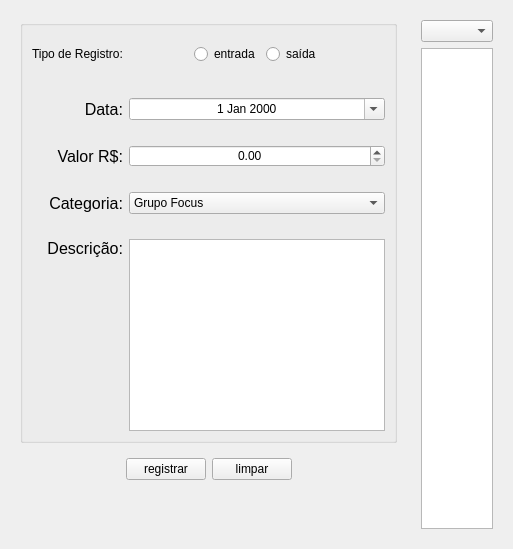
                     <widget class="QWidget" name="tab_registros_4">
                      <attribute name="title">
                       <string>Registros</string>
                      </attribute>
                      <layout class="QGridLayout" name="gridLayout_11">
                       <item row="1" column="1">
                        <widget class="QWidget" name="widget_8" native="true">
                         <layout class="QVBoxLayout" name="verticalLayout_4">
                          <item>
                           <widget class="QComboBox" name="reg_mes_filtro"/>
                          </item>
                          <item>
                           <widget class="QTableWidget" name="reg_table">
                            <property name="sizeAdjustPolicy">
                             <enum>QAbstractScrollArea::AdjustToContentsOnFirstShow</enum>
                            </property>
                           </widget>
                          </item>
                         </layout>
                        </widget>
                       </item>
                       <item row="1" column="0">
                        <widget class="QWidget" name="widget_entradas" native="true">
                         <property name="maximumSize">
                          <size>
                           <width>530</width>
                           <height>16777215</height>
                          </size>
                         </property>
                         <layout class="QVBoxLayout" name="verticalLayout_8">
                          <item>
                           <widget class="QGroupBox" name="groupBox">
                            <property name="styleSheet">
                             <string notr="true"/>
                            </property>
                            <property name="title">
                             <string/>
                            </property>
                            <layout class="QGridLayout" name="gridLayout_8">
                             <property name="verticalSpacing">
                              <number>25</number>
                             </property>
                             <item row="3" column="0">
                              <widget class="QLabel" name="label_valor">
                               <property name="font">
                                <font>
                                 <family>Yu Gothic UI</family>
                                 <pointsize>12</pointsize>
                                </font>
                               </property>
                               <property name="text">
                                <string>Valor R$:</string>
                               </property>
                               <property name="alignment">
                                <set>Qt::AlignRight|Qt::AlignTrailing|Qt::AlignVCenter</set>
                               </property>
                              </widget>
                             </item>
                             <item row="2" column="0">
                              <widget class="QLabel" name="label_data">
                               <property name="font">
                                <font>
                                 <family>Yu Gothic UI</family>
                                 <pointsize>12</pointsize>
                                </font>
                               </property>
                               <property name="styleSheet">
                                <string notr="true"/>
                               </property>
                               <property name="text">
                                <string>Data:</string>
                               </property>
                               <property name="alignment">
                                <set>Qt::AlignRight|Qt::AlignTrailing|Qt::AlignVCenter</set>
                               </property>
                              </widget>
                             </item>
                             <item row="4" column="0">
                              <widget class="QLabel" name="label_categoria">
                               <property name="font">
                                <font>
                                 <family>Yu Gothic UI</family>
                                 <pointsize>12</pointsize>
                                </font>
                               </property>
                               <property name="text">
                                <string>Categoria:</string>
                               </property>
                               <property name="alignment">
                                <set>Qt::AlignRight|Qt::AlignTrailing|Qt::AlignVCenter</set>
                               </property>
                              </widget>
                             </item>
                             <item row="2" column="1">
                              <widget class="QDateEdit" name="reg_data">
                               <property name="styleSheet">
                                <string notr="true">QDateEdit:hover {
	background-color: #e5e5e5;
}</string>
                               </property>
                               <property name="alignment">
                                <set>Qt::AlignCenter</set>
                               </property>
                               <property name="calendarPopup">
                                <bool>true</bool>
                               </property>
                              </widget>
                             </item>
                             <item row="3" column="1">
                              <widget class="QDoubleSpinBox" name="reg_valor">
                               <property name="sizePolicy">
                                <sizepolicy hsizetype="Preferred" vsizetype="Preferred">
                                 <horstretch>0</horstretch>
                                 <verstretch>0</verstretch>
                                </sizepolicy>
                               </property>
                               <property name="styleSheet">
                                <string notr="true">QDoubleSpinBox:hover {
	background-color: #e5e5e5;
}</string>
                               </property>
                               <property name="alignment">
                                <set>Qt::AlignCenter</set>
                               </property>
                               <property name="decimals">
                                <number>2</number>
                               </property>
                               <property name="maximum">
                                <double>999999.989999999990687</double>
                               </property>
                              </widget>
                             </item>
                             <item row="4" column="1">
                              <widget class="QComboBox" name="reg_categoria">
                               <property name="sizePolicy">
                                <sizepolicy hsizetype="Preferred" vsizetype="Preferred">
                                 <horstretch>0</horstretch>
                                 <verstretch>0</verstretch>
                                </sizepolicy>
                               </property>
                               <property name="styleSheet">
                                <string notr="true"/>
                               </property>
                               <property name="sizeAdjustPolicy">
                                <enum>QComboBox::AdjustToContentsOnFirstShow</enum>
                               </property>
                               <item>
                                <property name="text">
                                 <string>Grupo Focus</string>
                                </property>
                               </item>
                               <item>
                                <property name="text">
                                 <string>Outros</string>
                                </property>
                               </item>
                              </widget>
                             </item>
                             <item row="5" column="0">
                              <widget class="QLabel" name="label_descricao">
                               <property name="font">
                                <font>
                                 <family>Yu Gothic UI</family>
                                 <pointsize>12</pointsize>
                                </font>
                               </property>
                               <property name="text">
                                <string>Descrição:</string>
                               </property>
                               <property name="alignment">
                                <set>Qt::AlignRight|Qt::AlignTop|Qt::AlignTrailing</set>
                               </property>
                              </widget>
                             </item>
                             <item row="5" column="1">
                              <widget class="QTextEdit" name="reg_descricao">
                               <property name="styleSheet">
                                <string notr="true"/>
                               </property>
                               <property name="html">
                                <string>&lt;!DOCTYPE HTML PUBLIC &quot;-//W3C//DTD HTML 4.0//EN&quot; &quot;http://www.w3.org/TR/REC-html40/strict.dtd&quot;&gt;
&lt;html&gt;&lt;head&gt;&lt;meta name=&quot;qrichtext&quot; content=&quot;1&quot; /&gt;&lt;style type=&quot;text/css&quot;&gt;
p, li { white-space: pre-wrap; }
&lt;/style&gt;&lt;/head&gt;&lt;body style=&quot; font-family:'MS Shell Dlg 2'; font-size:8.25pt; font-weight:400; font-style:normal;&quot;&gt;
&lt;p style=&quot;-qt-paragraph-type:empty; margin-top:0px; margin-bottom:0px; margin-left:0px; margin-right:0px; -qt-block-indent:0; text-indent:0px;&quot;&gt;&lt;br /&gt;&lt;/p&gt;&lt;/body&gt;&lt;/html&gt;</string>
                               </property>
                              </widget>
                             </item>
                             <item row="0" column="1">
                              <widget class="QWidget" name="widget_7" native="true">
                               <layout class="QHBoxLayout" name="horizontalLayout">
                                <item>
                                 <spacer name="horizontalSpacer_5">
                                  <property name="orientation">
                                   <enum>Qt::Horizontal</enum>
                                  </property>
                                  <property name="sizeHint" stdset="0">
                                   <size>
                                    <width>40</width>
                                    <height>20</height>
                                   </size>
                                  </property>
                                 </spacer>
                                </item>
                                <item>
                                 <widget class="QRadioButton" name="reg_btn_entrada">
                                  <property name="text">
                                   <string>entrada</string>
                                  </property>
                                 </widget>
                                </item>
                                <item>
                                 <widget class="QRadioButton" name="reg_btn_saida">
                                  <property name="text">
                                   <string>saída</string>
                                  </property>
                                 </widget>
                                </item>
                                <item>
                                 <spacer name="horizontalSpacer_6">
                                  <property name="orientation">
                                   <enum>Qt::Horizontal</enum>
                                  </property>
                                  <property name="sizeHint" stdset="0">
                                   <size>
                                    <width>40</width>
                                    <height>20</height>
                                   </size>
                                  </property>
                                 </spacer>
                                </item>
                               </layout>
                              </widget>
                             </item>
                             <item row="0" column="0">
                              <widget class="QLabel" name="label_3">
                               <property name="text">
                                <string>Tipo de Registro:</string>
                               </property>
                              </widget>
                             </item>
                            </layout>
                           </widget>
                          </item>
                          <item>
                           <widget class="QWidget" name="btn" native="true">
                            <layout class="QHBoxLayout" name="horizontalLayout_3">
                             <item>
                              <spacer name="horizontalSpacer_3">
                               <property name="orientation">
                                <enum>Qt::Horizontal</enum>
                               </property>
                               <property name="sizeHint" stdset="0">
                                <size>
                                 <width>40</width>
                                 <height>20</height>
                                </size>
                               </property>
                              </spacer>
                             </item>
                             <item>
                              <widget class="QPushButton" name="reg_btn_registrar">
                               <property name="styleSheet">
                                <string notr="true"/>
                               </property>
                               <property name="text">
                                <string>registrar</string>
                               </property>
                              </widget>
                             </item>
                             <item>
                              <widget class="QPushButton" name="reg_btn_limpar">
                               <property name="text">
                                <string>limpar</string>
                               </property>
                              </widget>
                             </item>
                             <item>
                              <spacer name="horizontalSpacer_4">
                               <property name="orientation">
                                <enum>Qt::Horizontal</enum>
                               </property>
                               <property name="sizeHint" stdset="0">
                                <size>
                                 <width>40</width>
                                 <height>20</height>
                                </size>
                               </property>
                              </spacer>
                             </item>
                            </layout>
                           </widget>
                          </item>
                          <item>
                           <spacer name="verticalSpacer_2">
                            <property name="orientation">
                             <enum>Qt::Vertical</enum>
                            </property>
                            <property name="sizeHint" stdset="0">
                             <size>
                              <width>20</width>
                              <height>40</height>
                             </size>
                            </property>
                           </spacer>
                          </item>
                         </layout>
                        </widget>
                       </item>
                      </layout>
                     </widget>
